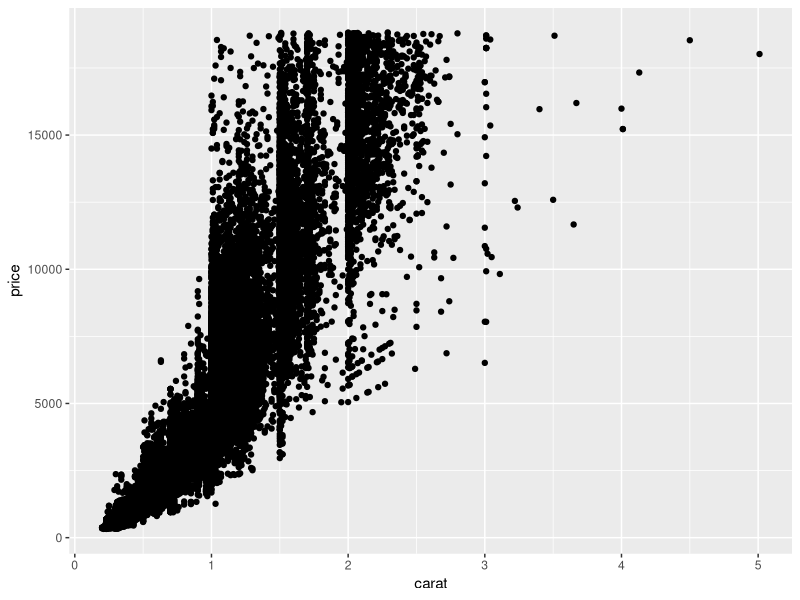
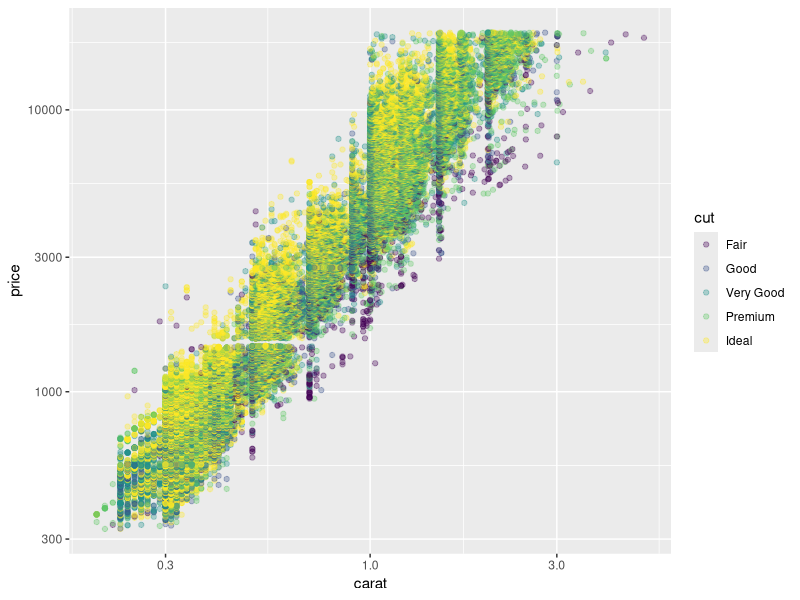
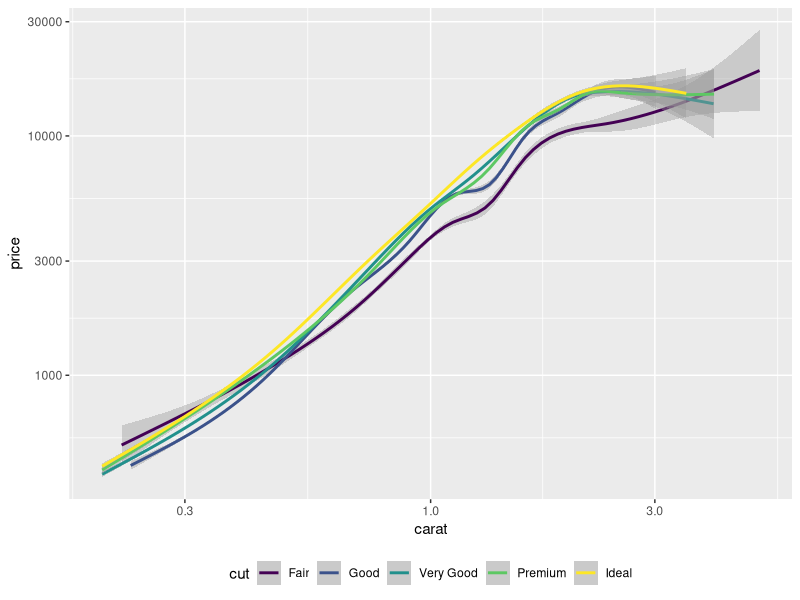
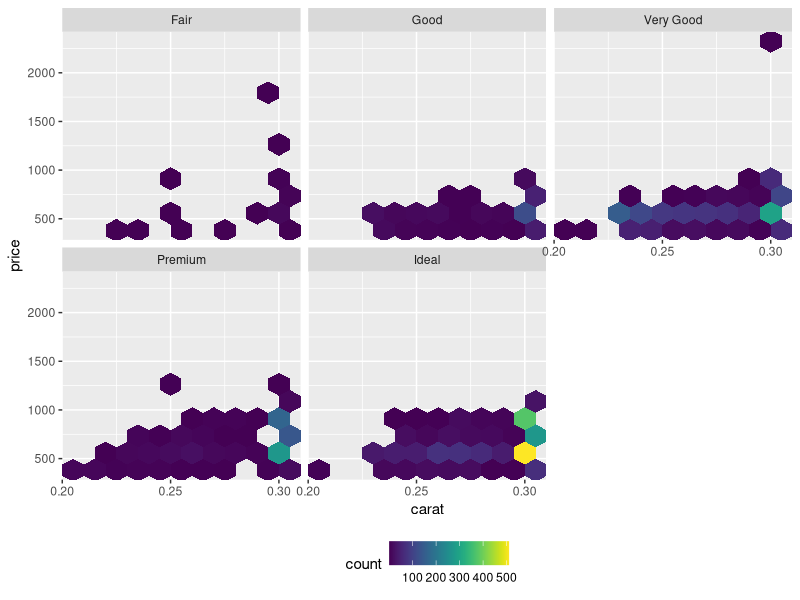
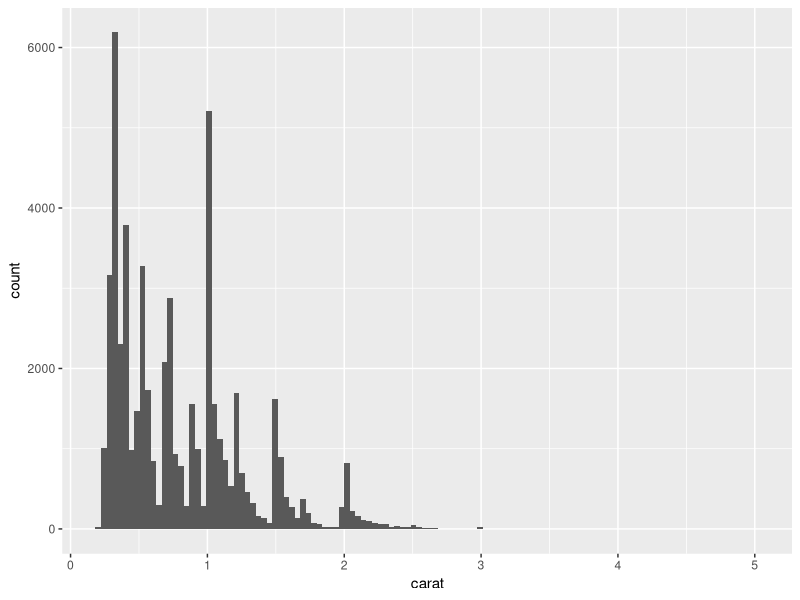
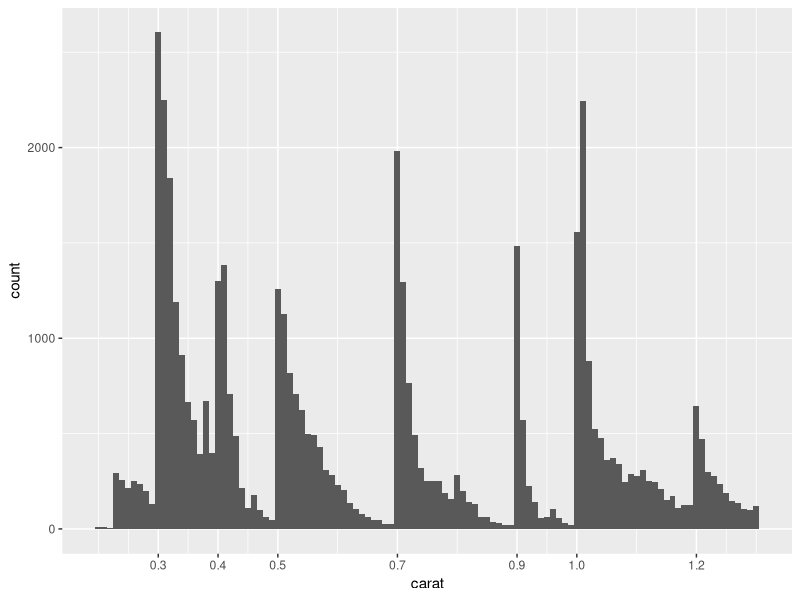

Recreate these plots in R, in order.
## ---- chunk 1
library(tidyverse)
## ---- chunk 2
## TASK: Plot `price` vs `carat` below
diamonds %>%
  ggplot(aes(carat, price)) +
  geom_point()
## ---- chunk 3
## TASK: Plot `price`, `carat`, and `cut` below
diamonds %>%
  ggplot(aes(carat, price, color = cut)) +
  geom_point(alpha = 1 / 3) +
  scale_x_log10() +
  scale_y_log10()
## ---- chunk 4
diamonds %>%
  ggplot(aes(carat, price, color = cut)) +
  geom_smooth() +
  scale_x_log10() +
  scale_y_log10() +
  theme(legend.position = "bottom")
## ---- chunk 5
diamonds %>%
  filter(carat <= 0.3) %>%

  ggplot(aes(carat, price)) +
  geom_hex(bins = 10) +

  scale_x_continuous(breaks = c(0.2, 0.25, 0.3)) +
  viridis::scale_fill_viridis() +
  facet_wrap(~cut) +
  theme(legend.position = "bottom")
## ---- chunk 6
diamonds %>%
  ggplot(aes(carat)) +
  geom_histogram(bins = 120)
## ---- chunk 7
wid <- 0.01
diamonds %>%
  filter(carat <= 1.3) %>%
  ggplot(aes(carat)) +
  geom_histogram(boundary = wid / 2, binwidth = wid) +
  scale_x_continuous(
    breaks = c(0.3, 0.4, 0.5, 0.7, 0.9, 1, 1.2)
  )
